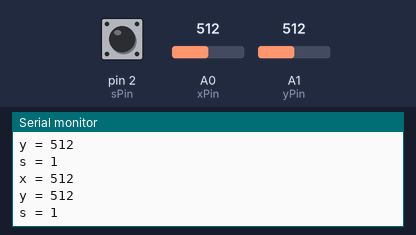
A sketch run on a simulated Arduino Uno, built with avr-gcc and run on an emulated ATmega328P. On the bench: the last lines printed to the serial monitor. The test bench sets the inputs (shaded band); at power-on: A0 (xPin) = 512, A1 (yPin) = 512, pin 2 (sPin) HIGH.

Above: at 1.2 s.
1.3 s: A0 (xPin) set to 716
At 2.02 s:
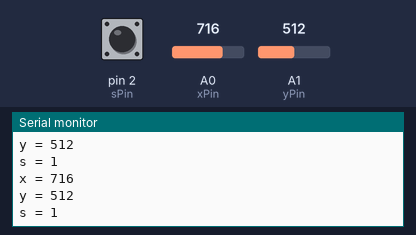
2.8 s: A1 (yPin) set to 716
At 3.52 s:
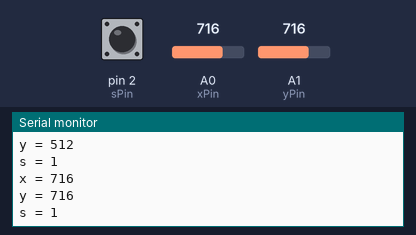
4.3 s: pin 2 (sPin) pulled LOW for 0.35 s
At 5.03 s:
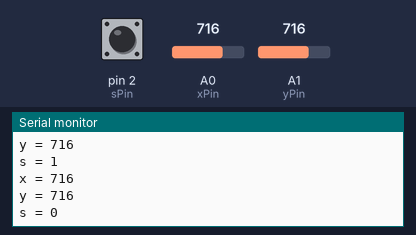
6.1 s: A0 (xPin) set to 900
At 6.83 s:
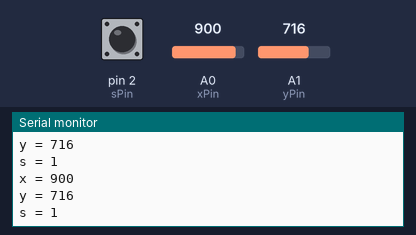
7.6 s: A1 (yPin) set to 900
At 8.33 s:
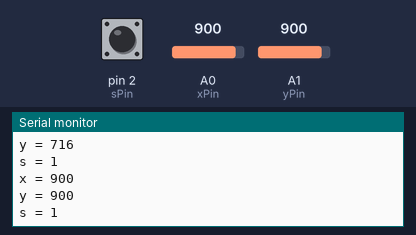
Timing chart, 0 to 10.1 s (numbered marks = the images above; inputs shaded):
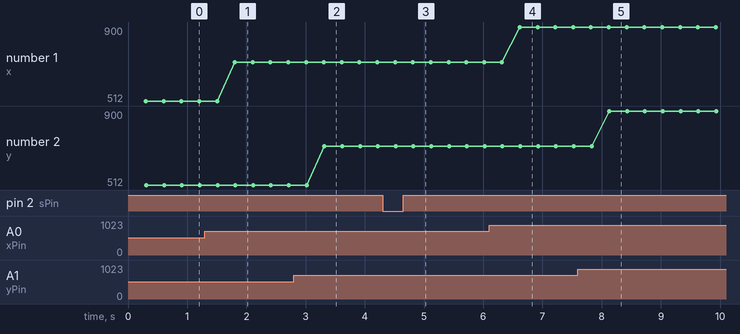

Measured:
- after the input at 1.3 s, the serial monitor: prints a new line after 0.50 s (image 1)
- after the input at 2.8 s, the serial monitor: prints a new line after 0.52 s (image 2)
- after the input at 4.3 s, the serial monitor: prints a new line after 0.53 s (image 3)
- after the input at 6.1 s, the serial monitor: prints a new line after 0.52 s (image 4)
- after the input at 7.6 s, the serial monitor: prints a new line after 0.53 s (image 5)
- plotted number 1: 512 → 716 after the input at 1.3 s, 716 → 900 after the input at 6.1 s

The sketch:

joystick.ino
```cpp
//TODO: sVal doesn't work, needs to be fixed.

int xPin = A0;
int yPin = A1;
int sPin = 2;
int xVal;
int yVal;
int sVal;
int wait = 300;

void setup()
{
	Serial.begin(9600);
	pinMode(xPin, INPUT);
	pinMode(yPin, INPUT);
	pinMode(sPin, INPUT);
	digitalWrite(sPin, HIGH);
}

void loop()
{
	// read
	xVal = analogRead(xPin);
	yVal = analogRead(yPin);
	sVal = digitalRead(sPin);
	delay(wait);
	// print
	Serial.print("x = ");
	Serial.println(xVal);
	Serial.print("y = ");
	Serial.println(yVal);
	Serial.print("s = ");
	Serial.println(sVal);
}
```
